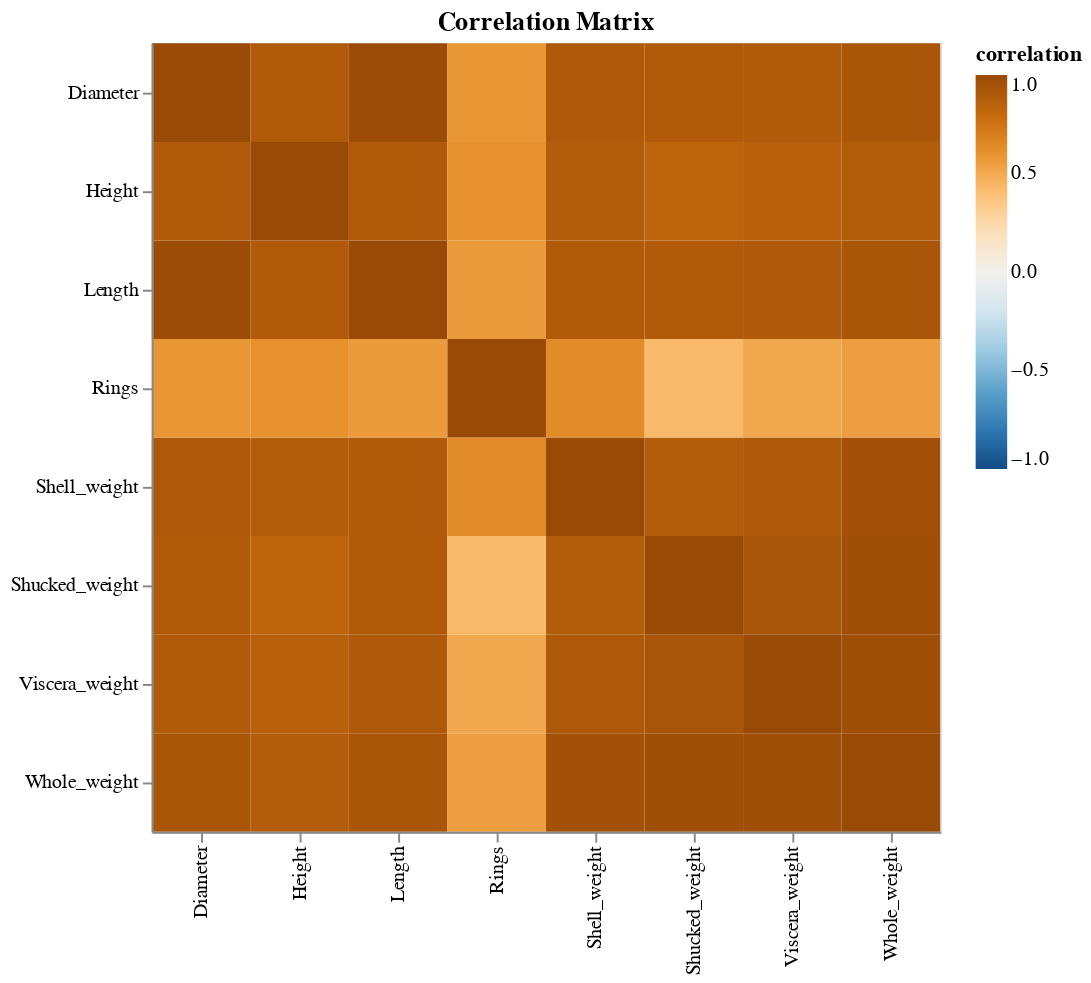

This figure's notebook cell:
### Markdown cell above
#### Visualization

### Code cell
# Correlation matrix heatmap
corr_matrix = train_df.select_dtypes(include=['float64', 'int64']).corr().reset_index()
corr_df = pd.melt(corr_matrix, id_vars='index', var_name='variable2', value_name='correlation')

heatmap = alt.Chart(corr_df).mark_rect().encode(
    x=alt.X('index', title=None),
    y=alt.Y('variable2', title=None),
    color=alt.Color('correlation', scale=alt.Scale(scheme='blueorange', domain=[-1, 1])),
    tooltip=['index', 'variable2', 'correlation']
).properties(
    title='Correlation Matrix',
    width=400,
    height=400
)

heatmap

### Figure 1 — Vega-Lite specification as saved in the notebook (floating-point values rounded to 4 significant figures)
{"config": {"view": {"continuousWidth": 300, "continuousHeight": 300}}, "data": {"name": "data-58bc4926e394b5129edeed025289ed56"}, "mark": {"type": "rect"}, "encoding": {"color": {"field": "correlation", "scale": {"domain": [-1, 1], "scheme": "blueorange"}, "type": "quantitative"}, "tooltip": [{"field": "index", "type": "nominal"}, {"field": "variable2", "type": "nominal"}, {"field": "correlation", "type": "quantitative"}], "x": {"field": "index", "title": null, "type": "nominal"}, "y": {"field": "variable2", "title": null, "type": "nominal"}}, "height": 400, "title": "Correlation Matrix", "width": 400, "$schema": "https://vega.github.io/schema/vega-lite/v5.20.1.json", "datasets": {"data-58bc4926e394b5129edeed025289ed56": [{"index": "Length", "variable2": "Length", "correlation": 1.0}, {"index": "Diameter", "variable2": "Length", "correlation": 0.9867}, {"index": "Height", "variable2": "Length", "correlation": 0.8895}, {"index": "Whole_weight", "variable2": "Length", "correlation": 0.9237}, {"index": "Shucked_weight", "variable2": "Length", "correlation": 0.897}, {"index": "Viscera_weight", "variable2": "Length", "correlation": 0.9009}, {"index": "Shell_weight", "variable2": "Length", "correlation": 0.8947}, {"index": "Rings", "variable2": "Length", "correlation": 0.5649}, {"index": "Length", "variable2": "Diameter", "correlation": 0.9867}, {"index": "Diameter", "variable2": "Diameter", "correlation": 1.0}, {"index": "Height", "variable2": "Diameter", "correlation": 0.8966}, {"index": "Whole_weight", "variable2": "Diameter", "correlation": 0.9238}, {"index": "Shucked_weight", "variable2": "Diameter", "correlation": 0.892}, {"index": "Viscera_weight", "variable2": "Diameter", "correlation": 0.8971}, {"index": "Shell_weight", "variable2": "Diameter", "correlation": 0.9024}, {"index": "Rings", "variable2": "Diameter", "correlation": 0.5848}, {"index": "Length", "variable2": "Height", "correlation": 0.8895}, {"index": "Diameter", "variable2": "Height", "correlation": 0.8966}, {"index": "Height", "variable2": "Height", "correlation": 1.0}, {"index": "Whole_weight", "variable2": "Height", "correlation": 0.882}, {"index": "Shucked_weight", "variable2": "Height", "correlation": 0.8319}, {"index": "Viscera_weight", "variable2": "Height", "correlation": 0.8572}, {"index": "Shell_weight", "variable2": "Height", "correlation": 0.8804}, {"index": "Rings", "variable2": "Height", "correlation": 0.6113}, {"index": "Length", "variable2": "Whole_weight", "correlation": 0.9237}, {"index": "Diameter", "variable2": "Whole_weight", "correlation": 0.9238}, {"index": "Height", "variable2": "Whole_weight", "correlation": 0.882}, {"index": "Whole_weight", "variable2": "Whole_weight", "correlation": 1.0}, {"index": "Shucked_weight", "variable2": "Whole_weight", "correlation": 0.9696}, {"index": "Viscera_weight", "variable2": "Whole_weight", "correlation": 0.9662}, {"index": "Shell_weight", "variable2": "Whole_weight", "correlation": 0.9544}, {"index": "Rings", "variable2": "Whole_weight", "correlation": 0.5494}, {"index": "Length", "variable2": "Shucked_weight", "correlation": 0.897}, {"index": "Diameter", "variable2": "Shucked_weight", "correlation": 0.892}, {"index": "Height", "variable2": "Shucked_weight", "correlation": 0.8319}, {"index": "Whole_weight", "variable2": "Shucked_weight", "correlation": 0.9696}, {"index": "Shucked_weight", "variable2": "Shucked_weight", "correlation": 1.0}, {"index": "Viscera_weight", "variable2": "Shucked_weight", "correlation": 0.9336}, {"index": "Shell_weight", "variable2": "Shucked_weight", "correlation": 0.88}, {"index": "Rings", "variable2": "Shucked_weight", "correlation": 0.4292}, {"index": "Length", "variable2": "Viscera_weight", "correlation": 0.9009}, {"index": "Diameter", "variable2": "Viscera_weight", "correlation": 0.8971}, {"index": "Height", "variable2": "Viscera_weight", "correlation": 0.8572}, {"index": "Whole_weight", "variable2": "Viscera_weight", "correlation": 0.9662}, {"index": "Shucked_weight", "variable2": "Viscera_weight", "correlation": 0.9336}, {"index": "Viscera_weight", "variable2": "Viscera_weight", "correlation": 1.0}, {"index": "Shell_weight", "variable2": "Viscera_weight", "correlation": 0.9045}, {"index": "Rings", "variable2": "Viscera_weight", "correlation": 0.5093}, {"index": "Length", "variable2": "Shell_weight", "correlation": 0.8947}, {"index": "Diameter", "variable2": "Shell_weight", "correlation": 0.9024}, {"index": "Height", "variable2": "Shell_weight", "correlation": 0.8804}, {"index": "Whole_weight", "variable2": "Shell_weight", "correlation": 0.9544}, {"index": "Shucked_weight", "variable2": "Shell_weight", "correlation": 0.88}, {"index": "Viscera_weight", "variable2": "Shell_weight", "correlation": 0.9045}, {"index": "Shell_weight", "variable2": "Shell_weight", "correlation": 1.0}, {"index": "Rings", "variable2": "Shell_weight", "correlation": 0.6377}, {"index": "Length", "variable2": "Rings", "correlation": 0.5649}, {"index": "Diameter", "variable2": "Rings", "correlation": 0.5848}, {"index": "Height", "variable2": "Rings", "correlation": 0.6113}, {"index": "Whole_weight", "variable2": "Rings", "correlation": 0.5494}, {"index": "Shucked_weight", "variable2": "Rings", "correlation": 0.4292}, {"index": "Viscera_weight", "variable2": "Rings", "correlation": 0.5093}, {"index": "Shell_weight", "variable2": "Rings", "correlation": 0.6377}, {"index": "Rings", "variable2": "Rings", "correlation": 1.0}]}}
